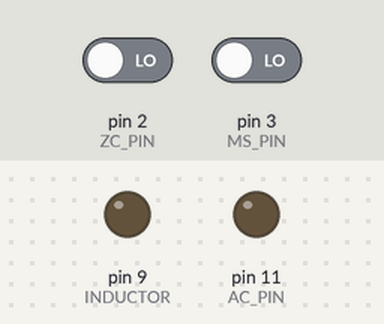
The sketch below on a simulated Arduino Uno, built with avr-gcc and run on an emulated ATmega328P. Parts: output pins drawn as LEDs (lit = HIGH). The inputs (shaded band) are chosen by the test bench; at power-on: pin 2 (ZC_PIN) LOW, pin 3 (MS_PIN) LOW.

Above: at 1.2 s.
1.3 s: pin 2 (ZC_PIN) driven HIGH
At 2.2 s:
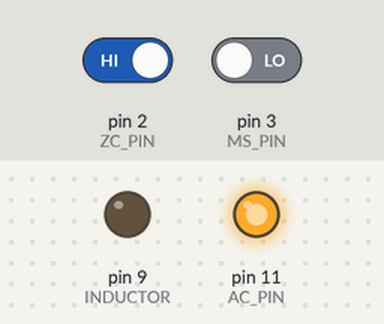
Timing chart, 0 to 4.3 s (numbered marks = the images above; inputs shaded):
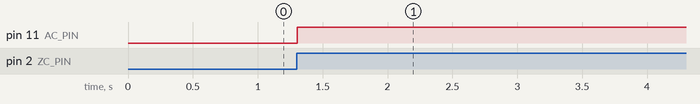

Measured:
- after the input at 1.3 s, pin 11 (AC_PIN): LOW → HIGH at once

The sketch:

Light_Dimmer.ino
```cpp
/**
 *  Author: H.D. "Chip" McCullough IV
 *   Board: Arduino UNO R3
 * Sensors: Keyestudio PIR Motion Sensor
 *
 *
 */

/************************Libraries**************************************************/

#include  <TimerOne.h>

/************************Hardware Related Macros************************************/

#define LDR_PIN              A0

#define ZC_PIN                2

#define MS_PIN                3

#define AC_PIN               11         /**
                                         * Output pin to Triac
                                         */

#define SENSOR_PIN            8

#define INDUCTOR              9

#define FREQ_STEP            75         /**
                                         * Delay per birghtnes step in ms,
                                         *   given American grid is 60 Hz.
                                         */

/************************Software Related Macros************************************/
/************************Application Related Macros*********************************/

volatile int i = 0;               // Variable to use as a counter volatile as it is in an interrupt
volatile boolean zero_cross = 0;  // Boolean to store a "switch" to tell us if we have crossed zero
int dim = 0;                      // Dimming level (0-128)  0 = on, 128 = 0ff
int inc=1;                        // counting up or down, 1=up, -1=down

float power_level = 1.00;         // 0 = off, 0.25 = quarter, 0.50 = half, 0.75 = three-quarter, 1.00 = full

int freqStep = 75;    // This is the delay-per-brightness step in microseconds.
                      // For 60 Hz it should be 65
// It is calculated based on the frequency of your voltage supply (50Hz or 60Hz)
// and the number of brightness steps you want.
//
// There are 2 zerocrossing per cycle. This means a
// zero crossing happens at 120Hz for a 60Hz supply or 100Hz for a 50Hz supply.

// To calculate freqStep divide the length of one full half-wave of the power
// cycle (in microseconds) by the number of brightness steps.
//
// (120 Hz=8333uS) / 128 brightness steps = 65 uS / brightness step
// (100Hz=10000uS) / 128 steps = 75uS/step

int variableBrightnessPct(float pc_read) {
  if (pc_read <= 200) {
    return 0;
  } else if (pc_read > 200 && pc_read <= 300) {
    return 25;
  } else if (pc_read > 300 && pc_read <= 800) {
    return 50;
  } else {
    return 75;
  }
}

void motion_detector() {
  int state = digitalRead(SENSOR_PIN);
  power_level = variableBrightnessPct(analogRead(LDR_PIN));
  digitalWrite(INDUCTOR, state);
  if (state && power_level < 1.00) {
    power_level += 0.25;
  }
}

void setup() {                                                                  // Begin setup
  pinMode(SENSOR_PIN, INPUT);
  pinMode(INDUCTOR, OUTPUT);
  pinMode(AC_PIN, OUTPUT);                                                      // Set the Triac pin as output
  attachInterrupt(digitalPinToInterrupt(ZC_PIN), zero_cross_detect, RISING);    // Attach an Interupt for Zero Cross Detection
  attachInterrupt(digitalPinToInterrupt(MS_PIN), motion_detector, RISING);
  Timer1.initialize(FREQ_STEP);                                                 // Initialize TimerOne library for the freq we need
  Timer1.attachInterrupt(dim_check, FREQ_STEP);
  // Use the TimerOne Library to attach an interrupt
  // to the function we use to check to see if it is
  // the right time to fire the triac.  This function
  // will now run every freqStep in microseconds.
  Serial.begin(9600);
}

void zero_cross_detect() {
  zero_cross = true;               // set the boolean to true to tell our dimming function that a zero cross has occured
  i = 0;
  digitalWrite(AC_PIN, LOW);       // turn off TRIAC (and AC)
}

// Turn on the TRIAC at the appropriate time
void dim_check() {
  if(zero_cross == true) {
    if(i >= (int) power_level * dim) {
      digitalWrite(AC_PIN, HIGH); // turn on light
      i = 0;  // reset time step counter
      zero_cross = false; //reset zero cross detection
    }
    else {
      i++; // increment time step counter
    }
  }
}

void loop() {
  dim+=inc;
  if((dim>=128) || (dim<=0))
    inc*=-1;
  delay(18);
}
```
